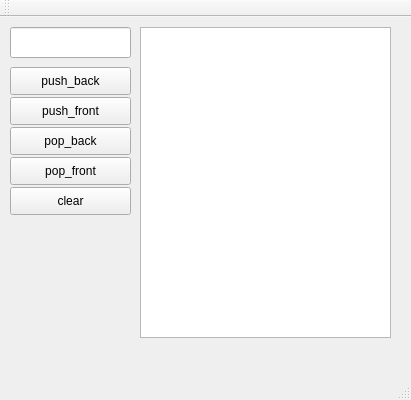
<?xml version="1.0" encoding="UTF-8"?>
<ui version="4.0">
 <class>Task2Class</class>
 <widget class="QMainWindow" name="Task2Class">
  <property name="geometry">
   <rect>
    <x>0</x>
    <y>0</y>
    <width>411</width>
    <height>400</height>
   </rect>
  </property>
  <property name="windowTitle">
   <string>Task2</string>
  </property>
  <widget class="QWidget" name="centralWidget">
   <widget class="QListWidget" name="listWidget">
    <property name="geometry">
     <rect>
      <x>140</x>
      <y>10</y>
      <width>251</width>
      <height>311</height>
     </rect>
    </property>
   </widget>
   <widget class="QPushButton" name="pushBackBtn">
    <property name="geometry">
     <rect>
      <x>10</x>
      <y>50</y>
      <width>121</width>
      <height>28</height>
     </rect>
    </property>
    <property name="text">
     <string>push_back</string>
    </property>
   </widget>
   <widget class="QLineEdit" name="lineEdit">
    <property name="geometry">
     <rect>
      <x>10</x>
      <y>10</y>
      <width>121</width>
      <height>31</height>
     </rect>
    </property>
   </widget>
   <widget class="QPushButton" name="pushFrontBtn">
    <property name="geometry">
     <rect>
      <x>10</x>
      <y>80</y>
      <width>121</width>
      <height>28</height>
     </rect>
    </property>
    <property name="text">
     <string>push_front</string>
    </property>
   </widget>
   <widget class="QPushButton" name="popBackBtn">
    <property name="geometry">
     <rect>
      <x>10</x>
      <y>110</y>
      <width>121</width>
      <height>28</height>
     </rect>
    </property>
    <property name="text">
     <string>pop_back</string>
    </property>
   </widget>
   <widget class="QPushButton" name="popFrontBtn">
    <property name="geometry">
     <rect>
      <x>10</x>
      <y>140</y>
      <width>121</width>
      <height>28</height>
     </rect>
    </property>
    <property name="text">
     <string>pop_front</string>
    </property>
   </widget>
   <widget class="QPushButton" name="clearBtn">
    <property name="geometry">
     <rect>
      <x>10</x>
      <y>170</y>
      <width>121</width>
      <height>28</height>
     </rect>
    </property>
    <property name="text">
     <string>clear</string>
    </property>
   </widget>
  </widget>
  <widget class="QMenuBar" name="menuBar">
   <property name="geometry">
    <rect>
     <x>0</x>
     <y>0</y>
     <width>411</width>
     <height>26</height>
    </rect>
   </property>
  </widget>
  <widget class="QToolBar" name="mainToolBar">
   <attribute name="toolBarArea">
    <enum>TopToolBarArea</enum>
   </attribute>
   <attribute name="toolBarBreak">
    <bool>false</bool>
   </attribute>
  </widget>
  <widget class="QStatusBar" name="statusBar"/>
 </widget>
 <layoutdefault spacing="6" margin="11"/>
 <resources>
  <include location="Task2.qrc"/>
 </resources>
 <connections/>
</ui>
